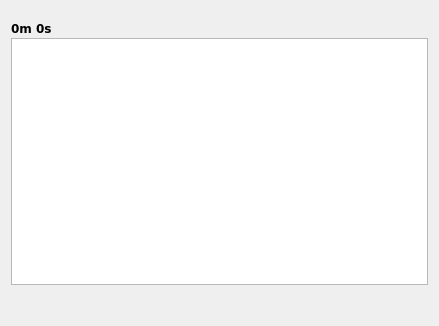
<?xml version="1.0" encoding="UTF-8"?>
<ui version="4.0">
 <class>Playlist_Window</class>
 <widget class="QWidget" name="Playlist_Window">
  <property name="windowModality">
   <enum>Qt::NonModal</enum>
  </property>
  <property name="geometry">
   <rect>
    <x>0</x>
    <y>0</y>
    <width>439</width>
    <height>326</height>
   </rect>
  </property>
  <property name="toolTip">
   <string/>
  </property>
  <layout class="QVBoxLayout" name="verticalLayout_2">
   <item>
    <layout class="QVBoxLayout" name="verticalLayout" stretch="0,1,0">
     <property name="spacing">
      <number>2</number>
     </property>
     <item>
      <layout class="QHBoxLayout" name="horizontalLayout">
       <item>
        <widget class="QLabel" name="lab_totalTime">
         <property name="minimumSize">
          <size>
           <width>0</width>
           <height>25</height>
          </size>
         </property>
         <property name="maximumSize">
          <size>
           <width>1000</width>
           <height>16777215</height>
          </size>
         </property>
         <property name="font">
          <font>
           <family>DejaVu Sans</family>
           <pointsize>9</pointsize>
           <weight>75</weight>
           <bold>true</bold>
          </font>
         </property>
         <property name="text">
          <string notr="true">0m 0s</string>
         </property>
         <property name="alignment">
          <set>Qt::AlignBottom|Qt::AlignLeading|Qt::AlignLeft</set>
         </property>
        </widget>
       </item>
       <item>
        <spacer name="horizontalSpacer_2">
         <property name="orientation">
          <enum>Qt::Horizontal</enum>
         </property>
         <property name="sizeHint" stdset="0">
          <size>
           <width>40</width>
           <height>20</height>
          </size>
         </property>
        </spacer>
       </item>
       <item>
        <widget class="QPushButton" name="btn_clear">
         <property name="minimumSize">
          <size>
           <width>24</width>
           <height>24</height>
          </size>
         </property>
         <property name="maximumSize">
          <size>
           <width>26</width>
           <height>26</height>
          </size>
         </property>
         <property name="font">
          <font>
           <family>DejaVu Sans</family>
          </font>
         </property>
         <property name="focusPolicy">
          <enum>Qt::NoFocus</enum>
         </property>
         <property name="toolTip">
          <string>Clear Playlist</string>
         </property>
         <property name="text">
          <string/>
         </property>
         <property name="icon">
          <iconset>
           <normaloff>../../../.designer/backup/icons/broom.png</normaloff>../../../.designer/backup/icons/broom.png</iconset>
         </property>
         <property name="iconSize">
          <size>
           <width>24</width>
           <height>24</height>
          </size>
         </property>
         <property name="flat">
          <bool>true</bool>
         </property>
        </widget>
       </item>
      </layout>
     </item>
     <item>
      <widget class="PlaylistView" name="listView">
       <property name="sizePolicy">
        <sizepolicy hsizetype="Expanding" vsizetype="Expanding">
         <horstretch>0</horstretch>
         <verstretch>1</verstretch>
        </sizepolicy>
       </property>
       <property name="minimumSize">
        <size>
         <width>100</width>
         <height>30</height>
        </size>
       </property>
       <property name="maximumSize">
        <size>
         <width>167721</width>
         <height>16777215</height>
        </size>
       </property>
       <property name="font">
        <font>
         <family>DejaVu Sans</family>
        </font>
       </property>
       <property name="horizontalScrollBarPolicy">
        <enum>Qt::ScrollBarAlwaysOff</enum>
       </property>
       <property name="editTriggers">
        <set>QAbstractItemView::NoEditTriggers</set>
       </property>
       <property name="tabKeyNavigation">
        <bool>true</bool>
       </property>
       <property name="alternatingRowColors">
        <bool>true</bool>
       </property>
       <property name="selectionMode">
        <enum>QAbstractItemView::ExtendedSelection</enum>
       </property>
      </widget>
     </item>
     <item>
      <layout class="QHBoxLayout" name="horizontalLayout_2">
       <item>
        <widget class="QPushButton" name="btn_repAll">
         <property name="minimumSize">
          <size>
           <width>28</width>
           <height>28</height>
          </size>
         </property>
         <property name="maximumSize">
          <size>
           <width>28</width>
           <height>28</height>
          </size>
         </property>
         <property name="font">
          <font>
           <family>DejaVu Sans</family>
          </font>
         </property>
         <property name="focusPolicy">
          <enum>Qt::NoFocus</enum>
         </property>
         <property name="toolTip">
          <string>Repeat All</string>
         </property>
         <property name="text">
          <string/>
         </property>
         <property name="icon">
          <iconset>
           <normaloff>../../../icons/repAll.png</normaloff>../../../icons/repAll.png</iconset>
         </property>
         <property name="iconSize">
          <size>
           <width>20</width>
           <height>20</height>
          </size>
         </property>
         <property name="shortcut">
          <string>Enter</string>
         </property>
         <property name="checkable">
          <bool>true</bool>
         </property>
         <property name="flat">
          <bool>true</bool>
         </property>
        </widget>
       </item>
       <item>
        <widget class="QPushButton" name="btn_shuffle">
         <property name="minimumSize">
          <size>
           <width>28</width>
           <height>28</height>
          </size>
         </property>
         <property name="maximumSize">
          <size>
           <width>28</width>
           <height>28</height>
          </size>
         </property>
         <property name="font">
          <font>
           <family>DejaVu Sans</family>
          </font>
         </property>
         <property name="focusPolicy">
          <enum>Qt::NoFocus</enum>
         </property>
         <property name="toolTip">
          <string>Shuffle</string>
         </property>
         <property name="text">
          <string/>
         </property>
         <property name="icon">
          <iconset>
           <normaloff>../../../icons/shuffle.png</normaloff>../../../icons/shuffle.png</iconset>
         </property>
         <property name="iconSize">
          <size>
           <width>20</width>
           <height>20</height>
          </size>
         </property>
         <property name="shortcut">
          <string>Enter</string>
         </property>
         <property name="checkable">
          <bool>true</bool>
         </property>
         <property name="flat">
          <bool>true</bool>
         </property>
        </widget>
       </item>
       <item>
        <spacer name="horizontalSpacer">
         <property name="font">
          <font>
           <family>DejaVu Sans</family>
          </font>
         </property>
         <property name="orientation">
          <enum>Qt::Horizontal</enum>
         </property>
         <property name="sizeHint" stdset="0">
          <size>
           <width>40</width>
           <height>20</height>
          </size>
         </property>
        </spacer>
       </item>
       <item>
        <widget class="QPushButton" name="btn_append">
         <property name="minimumSize">
          <size>
           <width>28</width>
           <height>28</height>
          </size>
         </property>
         <property name="maximumSize">
          <size>
           <width>28</width>
           <height>28</height>
          </size>
         </property>
         <property name="font">
          <font>
           <family>DejaVu Sans</family>
          </font>
         </property>
         <property name="focusPolicy">
          <enum>Qt::NoFocus</enum>
         </property>
         <property name="toolTip">
          <string>Append when adding new tracks</string>
         </property>
         <property name="text">
          <string/>
         </property>
         <property name="icon">
          <iconset>
           <normaloff>../../../.designer/backup/icons/append.png</normaloff>../../../.designer/backup/icons/append.png</iconset>
         </property>
         <property name="iconSize">
          <size>
           <width>20</width>
           <height>20</height>
          </size>
         </property>
         <property name="shortcut">
          <string>Enter</string>
         </property>
         <property name="checkable">
          <bool>true</bool>
         </property>
         <property name="flat">
          <bool>true</bool>
         </property>
        </widget>
       </item>
       <item>
        <widget class="QPushButton" name="btn_replace">
         <property name="minimumSize">
          <size>
           <width>28</width>
           <height>28</height>
          </size>
         </property>
         <property name="maximumSize">
          <size>
           <width>28</width>
           <height>28</height>
          </size>
         </property>
         <property name="font">
          <font>
           <family>DejaVu Sans</family>
          </font>
         </property>
         <property name="focusPolicy">
          <enum>Qt::NoFocus</enum>
         </property>
         <property name="toolTip">
          <string>Replace with new tracks</string>
         </property>
         <property name="text">
          <string/>
         </property>
         <property name="icon">
          <iconset>
           <normaloff>../../../.designer/backup/icons/broom.png</normaloff>../../../.designer/backup/icons/broom.png</iconset>
         </property>
         <property name="iconSize">
          <size>
           <width>20</width>
           <height>20</height>
          </size>
         </property>
         <property name="shortcut">
          <string>Enter</string>
         </property>
         <property name="checkable">
          <bool>true</bool>
         </property>
         <property name="flat">
          <bool>true</bool>
         </property>
        </widget>
       </item>
       <item>
        <widget class="QPushButton" name="btn_playAdded">
         <property name="minimumSize">
          <size>
           <width>28</width>
           <height>28</height>
          </size>
         </property>
         <property name="maximumSize">
          <size>
           <width>28</width>
           <height>28</height>
          </size>
         </property>
         <property name="font">
          <font>
           <family>DejaVu Sans</family>
          </font>
         </property>
         <property name="focusPolicy">
          <enum>Qt::NoFocus</enum>
         </property>
         <property name="toolTip">
          <string>Directly play first added track</string>
         </property>
         <property name="text">
          <string/>
         </property>
         <property name="icon">
          <iconset>
           <normaloff>../../../.designer/backup/icons/dynamic.png</normaloff>../../../.designer/backup/icons/dynamic.png</iconset>
         </property>
         <property name="iconSize">
          <size>
           <width>20</width>
           <height>20</height>
          </size>
         </property>
         <property name="shortcut">
          <string>Enter</string>
         </property>
         <property name="checkable">
          <bool>true</bool>
         </property>
         <property name="flat">
          <bool>true</bool>
         </property>
        </widget>
       </item>
       <item>
        <spacer name="horizontalSpacer">
         <property name="font">
          <font>
           <family>DejaVu Sans</family>
          </font>
         </property>
         <property name="orientation">
          <enum>Qt::Horizontal</enum>
         </property>
         <property name="sizeHint" stdset="0">
          <size>
           <width>40</width>
           <height>20</height>
          </size>
         </property>
        </spacer>
       </item>
       <item>
        <widget class="QPushButton" name="btn_numbers">
         <property name="minimumSize">
          <size>
           <width>28</width>
           <height>28</height>
          </size>
         </property>
         <property name="maximumSize">
          <size>
           <width>28</width>
           <height>28</height>
          </size>
         </property>
         <property name="font">
          <font>
           <family>DejaVu Sans</family>
          </font>
         </property>
         <property name="focusPolicy">
          <enum>Qt::NoFocus</enum>
         </property>
         <property name="toolTip">
          <string>Show numbers in playlist</string>
         </property>
         <property name="text">
          <string/>
         </property>
         <property name="iconSize">
          <size>
           <width>20</width>
           <height>20</height>
          </size>
         </property>
         <property name="checkable">
          <bool>true</bool>
         </property>
         <property name="flat">
          <bool>true</bool>
         </property>
        </widget>
       </item>
      </layout>
     </item>
    </layout>
   </item>
  </layout>
 </widget>
 <customwidgets>
  <customwidget>
   <class>PlaylistView</class>
   <extends>QListView</extends>
   <header>GUI/playlist/view/PlaylistView.h</header>
  </customwidget>
 </customwidgets>
 <resources/>
 <connections/>
</ui>
